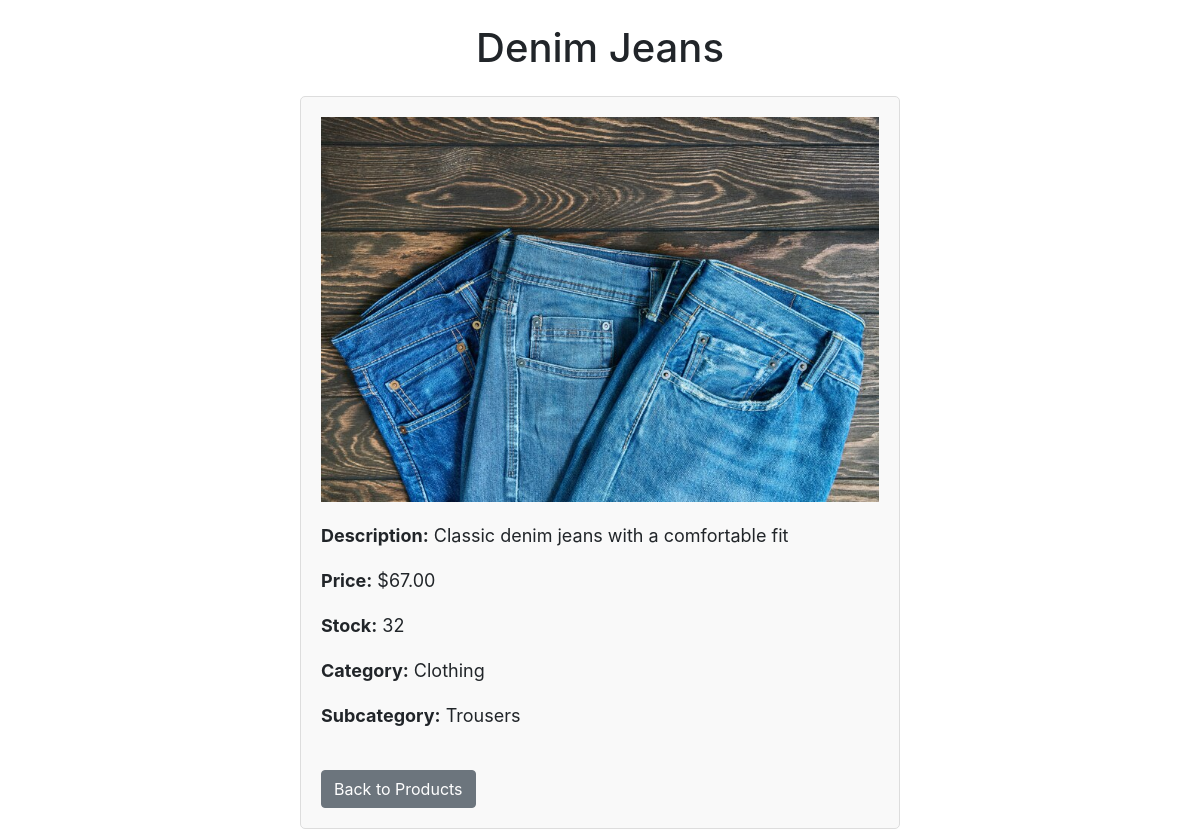
The page /product/13/ on the database as committed earlier.
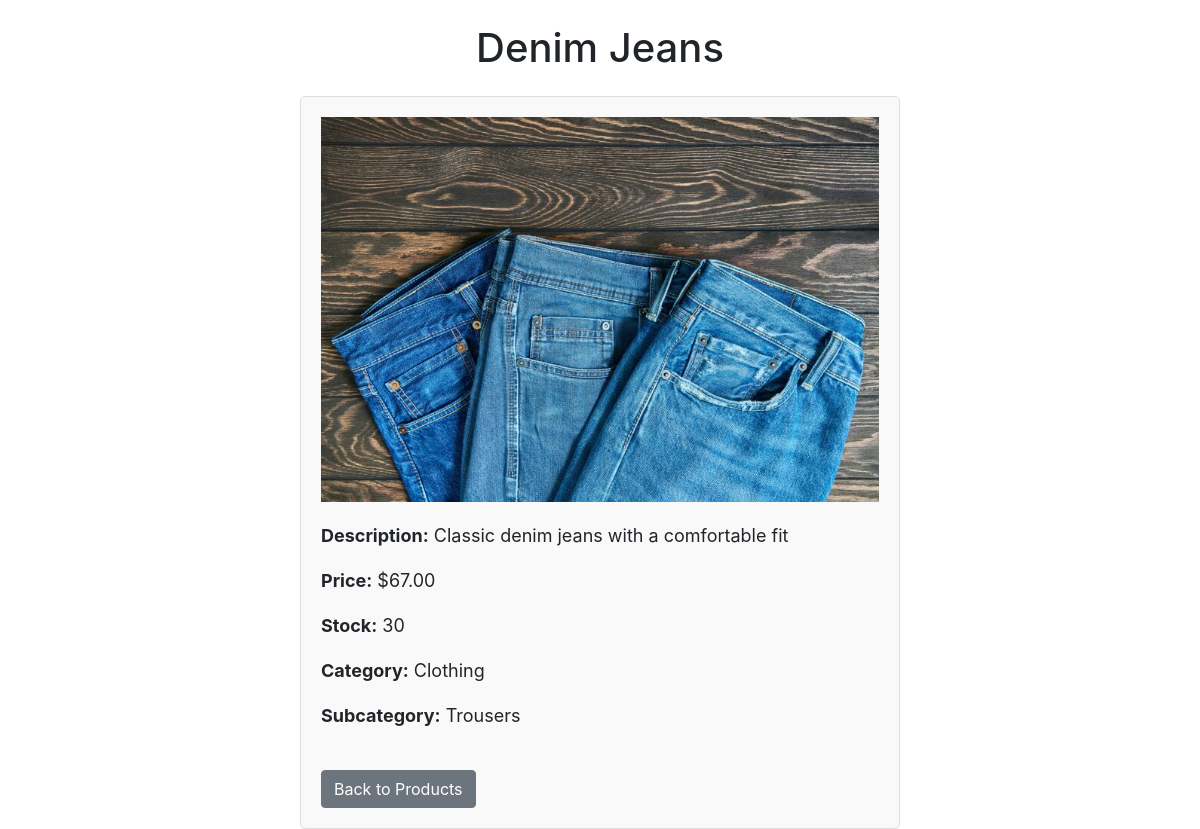
The same page on the database as committed later.
### MarketHub/models.py (models this page shows, shortened)
class Product(models.Model):
    name = models.CharField(max_length=100)
    description = models.TextField()
    price = models.DecimalField(max_digits=10, decimal_places=2)
    stock = models.PositiveIntegerField()
    image = models.ImageField(upload_to='products/', blank=True)  # Optional product image
    category = models.ForeignKey(Category, on_delete=models.SET_NULL, null=True)  # Set category to NULL if related category is deleted
    subcategory = models.ForeignKey(SubCategory, on_delete=models.SET_NULL, null=True)  # Set subcategory to NULL if related subcategory is deleted
    cart_quantity = models.PositiveIntegerField(default=0)  # New field to store cart quantity

class Category(models.Model):
    name = models.CharField(max_length=100, unique=True)  # Ensures unique category names
    parent = models.ForeignKey('self', blank=True, null=True, related_name='children', on_delete=models.CASCADE)

class SubCategory(models.Model):
    name = models.CharField(max_length=100)
    category = models.ForeignKey(Category, on_delete=models.SET_NULL, null=True)  # Links each subcategory to a parent category

### MarketHub/views.py (the view)
# urls.py: path('product/<int:product_id>/', views.product_detail, name='product_detail'),
def product_detail(request, product_id):
    product = get_object_or_404(Product, pk=product_id)
    return render(request, 'product_detail.html', {'product': product})

### Templates/product_detail.html (shortened to what this page needs)
<!DOCTYPE html>
<html lang="en">
<head>
    <link href="https://stackpath.bootstrapcdn.com/bootstrap/4.5.2/css/bootstrap.min.css" rel="stylesheet">
</head>
<body>
    <div class="container">
        <h1 class="mt-4 mb-4 text-center">{{ product.name }}</h1>
        <div class="product-details">
            <img src="{{ product.image.url }}" alt="{{ product.name }}" class="product-image">
            <div class="product-info">
                <p><strong>Description:</strong> {{ product.description }}</p>
                <p><strong>Price:</strong> ${{ product.price }}</p>
                <p><strong>Stock:</strong> {{ product.stock }}</p>
                <p><strong>Category:</strong> {{ product.category.name }}</p>
                {% if product.subcategory %}
                    <p><strong>Subcategory:</strong> {{ product.subcategory.name }}</p>
                {% endif %}
            </div>
            <a href="{% url 'product_list_by_category' product.category.id %}" class="btn btn-secondary btn-back">Back to Products</a>
        </div>
    </div>
</body>
</html>

Rows that differ between the two databases and show on the page:
changed Product "Denim Jeans": stock "32" → "30"
